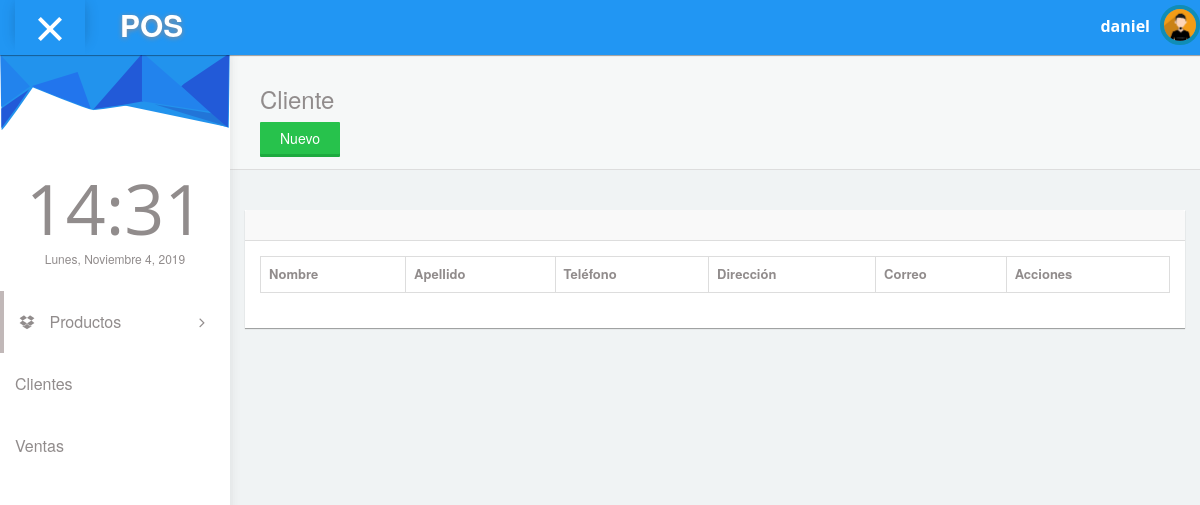
/cliente (signed in), run on an earlier commit of the app's database.
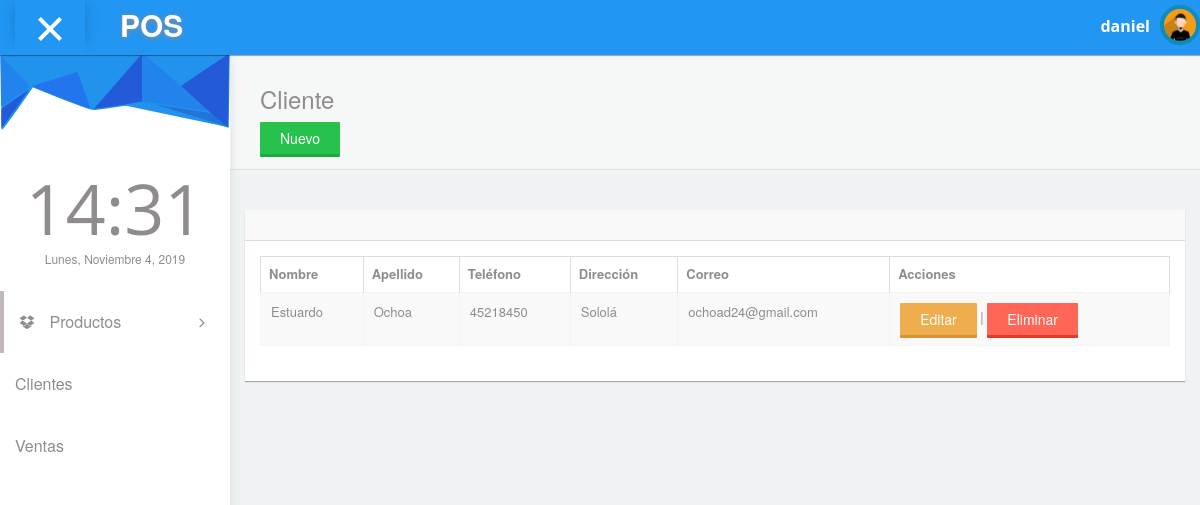
And on a later commit of the database.
### pos/models.py (models this page shows)
class Cliente(models.Model):
    nombre=models.CharField(max_length=200)
    apellido=models.CharField(max_length=200)
    telefono=models.CharField(max_length=50)
    email=models.CharField(max_length=50)
    direccion=models.CharField(max_length=200)
    created_date=models.DateTimeField(default=timezone.now)

### pos/views.py (the view)
# urls.py: path('cliente',views.cliente_list,name='cliente_list'),
@login_required
def cliente_list(request):
    clientes=Cliente.objects.all()
    return render(request,'pos/cliente_list.html',{'clientes':clientes})

### pos/templates/pos/cliente_list.html
{% extends 'pos/plantilla.html' %}
{% block content %}
<div id="content">
    <div class="panel box-shadow-none content-header">
       <div class="panel-body">
         <div class="col-md-12">
             <h3 class="animated fadeInLeft">Cliente</h3>
             <a href="{% url 'cliente_nuevo' %}" class="btn btn-raised btn-success">Nuevo</a>
         </div>
       </div>
   </div>
   <div class="col-md-12 top-20 padding-0">
     <div class="col-md-12">
       <div class="panel">
         <div class="panel-heading"><h3></h3></div>
         <div class="panel-body">
           <div class="responsive-table">
           <table id="datatables-example" class="table table-striped table-bordered" width="100%" cellspacing="0">
           <thead>
             <tr>
               <th>Nombre</th>
               <th>Apellido</th>
               <th>Teléfono</th>
               <th>Dirección</th>
               <th>Correo</th>
               <th>Acciones</th>
             </tr>
           </thead>
           <tbody>
            {% for cliente in clientes %}
            <tr>
               <td>{{cliente.nombre}}</td>
               <td>{{cliente.apellido}}</td>
               <td>{{cliente.telefono}}</td>
               <td>{{cliente.direccion}}</td>
               <td>{{cliente.email}}</td>
               <td><a class="btn btn-raised btn-warning" href="{% url 'cliente_editar' pk=cliente.pk %}">Editar</a> | <a href="{% url 'cliente_eliminar' pk=cliente.pk %}" class="btn btn-raised btn-danger">Eliminar</a>
              </td>
             </tr>
             {% endfor %}
           </tbody>
             </table>
           </div>
       </div>
     </div>
   </div>
   </div>
 </div>
{% endblock %}

What changed in the data, as far as the page shows it:
added Cliente: nombre "Estuardo", apellido "Ochoa", telefono "45218450", direccion "Sololá", email "ochoad24@gmail.com"
